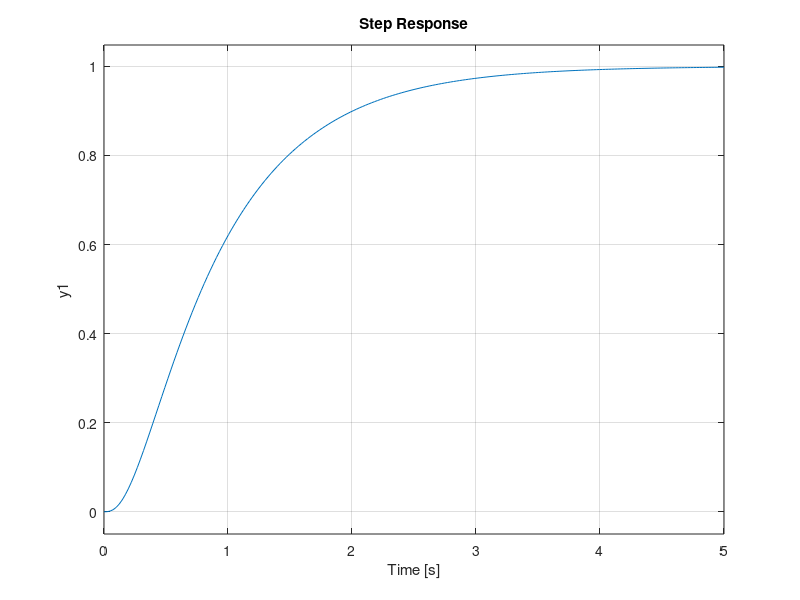
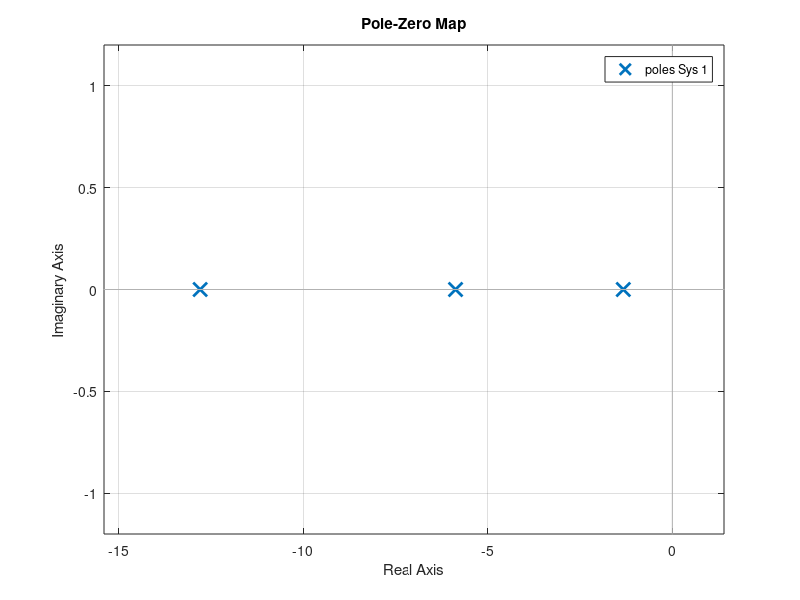
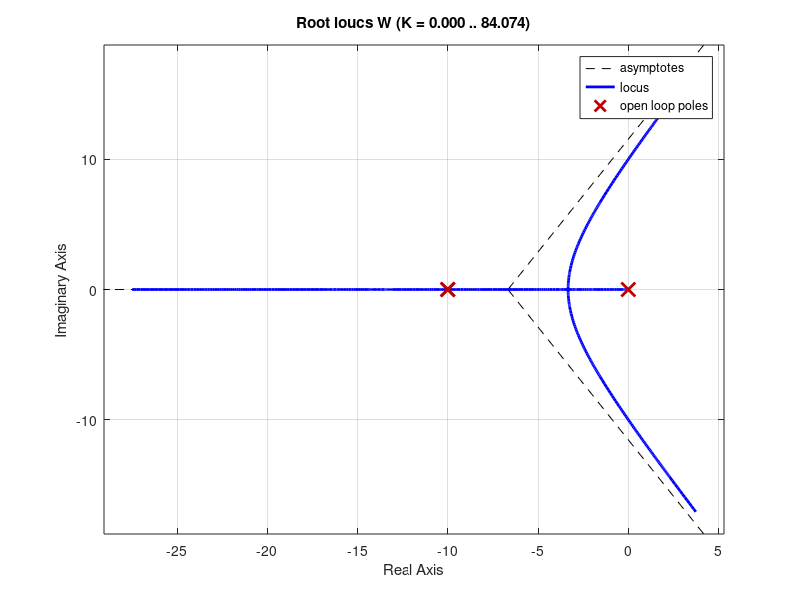
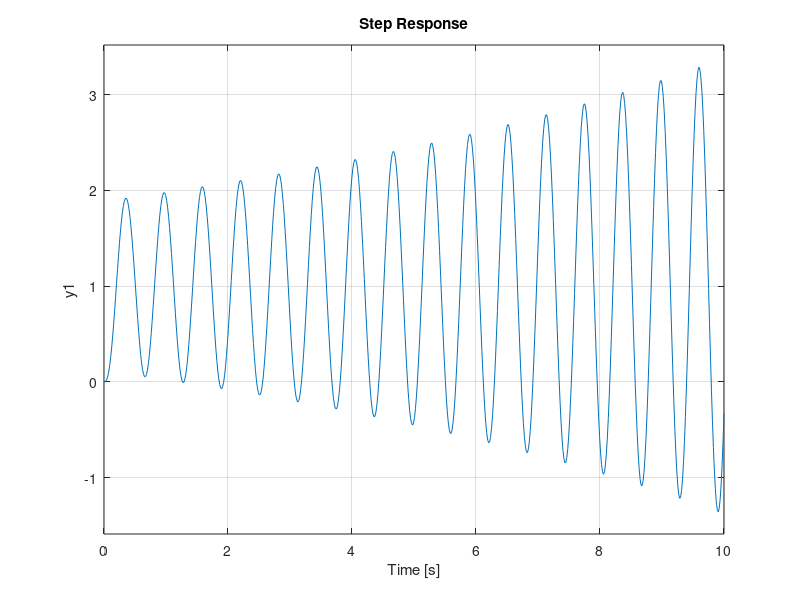

The MATLAB source for these figures, in order:
clc
clear variables
close all force

T = 0.1;
zeta = 1;

s = tf('s');
K = 1;

W = K/(s * (T^2 * s^2 + 2 * T * zeta * s + 1))

% Положение полюсов определяет устойчивость системы - устойчивая система
% имеет только левые полюса, хотя бы один полюс справа делает систему
% неизбежно неустойчивой

% Поведение и полюса замкнутой системы при К = 1
figure
figure
step(feedback(W,1))

figure
pzmap(feedback(W,1))

% Построение корневого годографа (root locus) (по РАЗОМКНУТОЙ системе)

figure
rlocus(W)

% Вывод системы на границу устойчивости, К = 20
figure
step(feedback(21 * W,1), 10)

figure
pzmap(feedback(21 * W,1))

figure
margin(21 * W)
% при желании можно использовать инструмент sisotool